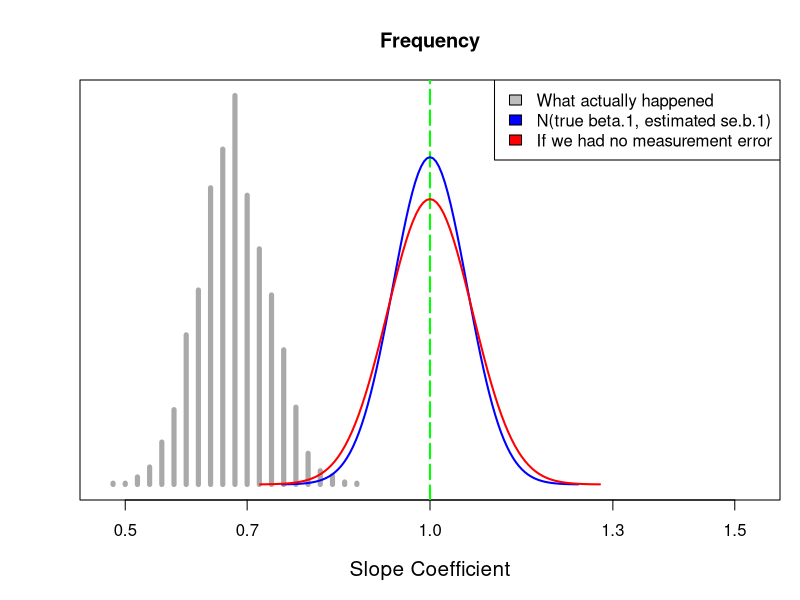

Reproduce this figure in R.
# Week 2 Question 5

rm(list=ls())
library(MASS)

## Sample size
n <- 800

## Measurement error variances
## setting these to zero means the true variable is observed (i.e. X.tilde = X or Y.tilde=Y)
delta.y.Squared <- 0
delta.x.Squared <- 0.5

# Note: if you change these too wildly, the plots won't look right anymore. 
# So if you try delta=10 or something, the plots may look weird and make you 
# reach the wrong conclusion. 

## No need to edit below here




## set regression coefficients and other parameters  
beta.0 <- 1
beta.1 <- 1
sigmaSquared <- 4  #the variance of the epsilons


# Note: if you change these too wildly, the plots won't look right anymore. 
# So if you try beta.1=50 or something, the plots may look weird and make you 
# reach the wrong conclusion. 



X <- rnorm(n)
X.tilde <- X + rnorm(n, mean=0, sd=sqrt(delta.x.Squared))


#True standard deviations, for comparison
sd.true.b.1 <- sqrt(sigmaSquared/sum((X - mean(X))^2))
sd.b.1 <- sqrt(sigmaSquared/sum((X.tilde - mean(X.tilde))^2))


## Initialize and perform the simulations
in.confint <- true.se.b.1.estimates <- true.b.1.estimates <- se.b.1.estimates <- b.1.estimates <- NULL
i <- 0

while(i<2000) {
  
  ## sample from the SLR
  i <- i+1
  
  epsilon <- rnorm(n, sd=sqrt(sigmaSquared))
  Y <- beta.0 + beta.1*X + epsilon
  Y.tilde <- Y + rnorm(n, mean=0, sd=sqrt(delta.y.Squared))
  
  ## Run the model on the variables we can actually observe, get the coefficient and standard error
  fit <- lm(Y.tilde ~ X.tilde)
  b.1.estimates <- rbind(b.1.estimates, coef(fit)[2])
  se.b.1.estimates <- rbind(se.b.1.estimates, coef(summary(fit))[2,2])
  
  ## is the true beta.1 in the confidence interval? This should happen 95% of the time.
  in.confint <- rbind(in.confint, ((coef(fit)[2] - 2*coef(summary(fit))[2,2] <= beta.1) & (beta.1 <= coef(fit)[2] + 2*coef(summary(fit))[2,2])))
  
  ## This is what we would like to do, but can't
  true <- lm(Y ~ X)
  true.b.1.estimates <- rbind(true.b.1.estimates, coef(true)[2])
  true.se.b.1.estimates <- rbind(true.se.b.1.estimates, coef(summary(true))[2,2])
  
}


## plotting the results
par(mfrow=c(1,1), mar=c(5,4,4,1))
plot.range.1 <- abs(mean(b.1.estimates) - beta.1)
plot.range.2 <- 3*max(mean(se.b.1.estimates), mean(true.se.b.1.estimates), sd.true.b.1, sd.b.1)
x.upper.lim <- beta.1 + plot.range.1 + plot.range.2
x.lower.lim <- beta.1 - plot.range.1 - plot.range.2



## plot the density of the estimates. 
slope.estimates <- round(50*b.1.estimates,0)/50
x.values <- sort(unique(slope.estimates))
density <- table(slope.estimates)/(length(slope.estimates)/50)

y.upper.lim <- max(density,dnorm(0, mean=0, sd=mean(true.se.b.1.estimates))) #need this to make sure the no-measurement error
# density is in the plot

plot(x=seq(from=(beta.1-4), to=(beta.1+4),length.out=10) , col=0, ylim=c(0,y.upper.lim), xlim=c(x.lower.lim, x.upper.lim), xlab="Slope Coefficient", ylab="", main="Frequency", yaxt="n", cex.lab=1.25, xaxt="n")
#     axis(side=1, at=c(beta.1), labels=c("true beta.1"))
axis(side=1, at=round(seq(from=x.lower.lim, to=x.upper.lim,length.out=5),1))
abline(v=beta.1, col="green", lty="longdash" , lwd=2)
segments(x0 = x.values , y0=0, y1 = density, col="darkgrey", lty=1, lwd=5)

## Curves of what we did get and what we should get
curve(dnorm(x, mean=beta.1, sd=mean(se.b.1.estimates)), from=(beta.1-4*mean(se.b.1.estimates)), to=(beta.1+4*mean(se.b.1.estimates)), add=TRUE, col="blue", lwd=2)
curve(dnorm(x, mean=beta.1, sd=mean(true.se.b.1.estimates)), from=(beta.1-4*mean(true.se.b.1.estimates)), to=(beta.1+4*mean(true.se.b.1.estimates)), add=TRUE, col="red", lwd=2)    
legend("topright",  legend=c("What actually happened", "N(true beta.1, estimated se.b.1)", "If we had no measurement error"), fill=c("grey","blue", "red"))


## percent of the time you selected the full model (model 2)
print(paste("The true beta.1 was in the confidence interval",100*mean(in.confint), "percent of the time (should be 95%)"))
